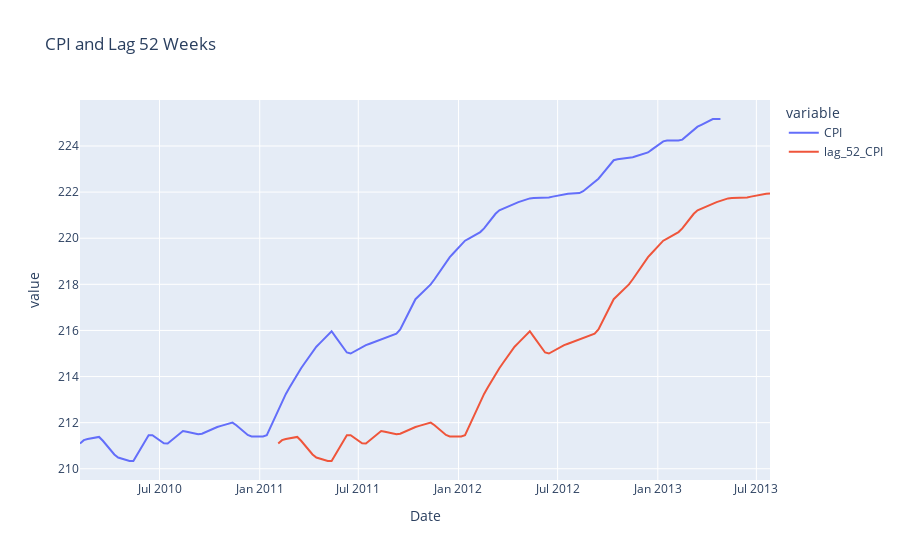

Source (notebook cell):
### Code cell
view_data_horizon(data, target="CPI")

### Figure 1 — Plotly figure (JSON) as saved in the notebook; plotly's stock layout.template omitted (floating-point values rounded to 4 significant figures; data arrays with more than 128 entries replaced by an {"elided": "..."} marker saying what was removed)
{"data": [{"hovertemplate": "variable=CPI<br>Date=%{x}<br>value=%{y}<extra></extra>", "legendgroup": "CPI", "line": {"color": "#636efa", "dash": "solid"}, "marker": {"symbol": "circle"}, "mode": "lines", "name": "CPI", "orientation": "v", "showlegend": true, "type": "scatter", "x": {"elided": "182 str values"}, "xaxis": "x", "y": {"elided": "182 float values"}, "yaxis": "y"}, {"hovertemplate": "variable=lag_52_CPI<br>Date=%{x}<br>value=%{y}<extra></extra>", "legendgroup": "lag_52_CPI", "line": {"color": "#EF553B", "dash": "solid"}, "marker": {"symbol": "circle"}, "mode": "lines", "name": "lag_52_CPI", "orientation": "v", "showlegend": true, "type": "scatter", "x": {"elided": "182 str values"}, "xaxis": "x", "y": {"elided": "182 float values"}, "yaxis": "y"}], "layout": {"legend": {"title": {"text": "variable"}, "tracegroupgap": 0}, "title": {"text": "CPI and Lag 52 Weeks"}, "xaxis": {"anchor": "y", "domain": [0, 1], "title": {"text": "Date"}}, "yaxis": {"anchor": "x", "domain": [0, 1], "title": {"text": "value"}}}}
